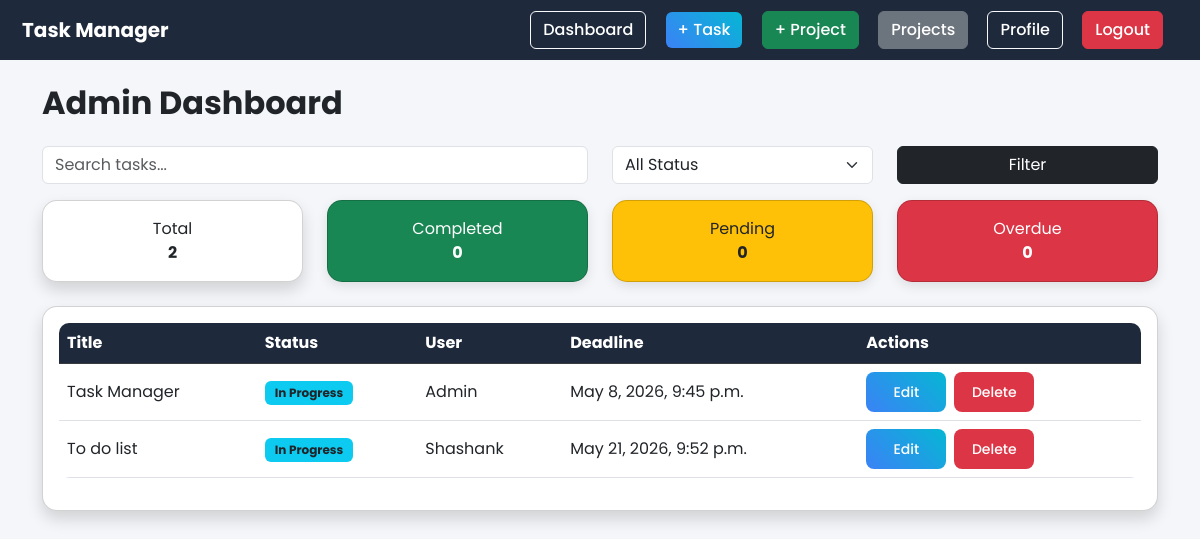
The page /admin-dashboard/ (signed in) on the database as committed earlier.
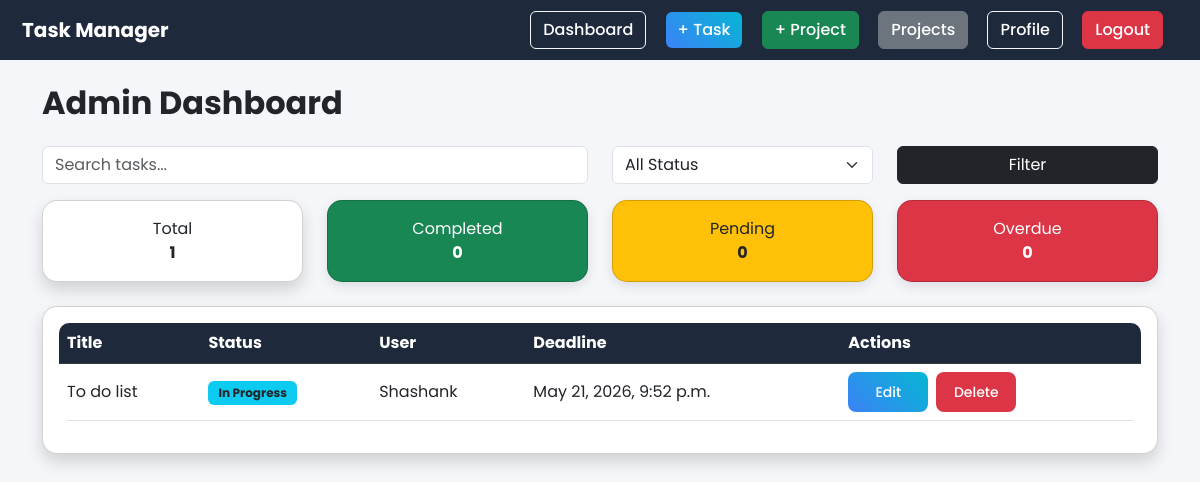
The same page on the database as committed later.
### core/models.py (models this page shows)
class Task(models.Model):
    STATUS_CHOICES = (
        ('pending', 'Pending'),
        ('in_progress', 'In Progress'),
        ('completed', 'Completed'),
    )
    title = models.CharField(max_length=200)
    description = models.TextField()
    project = models.ForeignKey(Project, on_delete=models.CASCADE)
    assigned_to = models.ForeignKey(User, on_delete=models.CASCADE)
    status = models.CharField(max_length=20, choices=STATUS_CHOICES, default='pending')
    deadline = models.DateTimeField()
    created_at = models.DateTimeField(auto_now_add=True)

class User(AbstractUser):
    ROLE_CHOICES = (
        ('admin', 'Admin'),
        ('member', 'Member'),
    )
    role = models.CharField(max_length=10, choices=ROLE_CHOICES, default='member')
    bio = models.TextField(blank=True, null=True)
    profile_pic = models.ImageField(upload_to='profiles/', blank=True, null=True)

### core/views.py (the view)
# urls.py: path('admin-dashboard/', views.admin_dashboard, name='admin_dashboard'),
@login_required
def admin_dashboard(request):
    tasks = Task.objects.all()
    query = request.GET.get('q')
    status = request.GET.get('status')
    if query:
        tasks = tasks.filter(title__icontains=query)
    if status:
        tasks = tasks.filter(status=status)
    total = tasks.count()
    completed = tasks.filter(status='completed').count()
    pending = tasks.filter(status='pending').count()
    overdue = tasks.filter(deadline__lt=now()).count()
    return render(request, 'admin_dashboard.html', {
        'tasks': tasks,
        'total': total,
        'completed': completed,
        'pending': pending,
        'overdue': overdue,
        'now': now()
    })

### core/templates/admin_dashboard.html (shortened to what this page needs)
{% load static %}
<!DOCTYPE html>
<html lang="en">
<head>
    <link href="https://cdn.jsdelivr.net/npm/bootstrap@5.3.0/dist/css/bootstrap.min.css" rel="stylesheet">
    <link rel="stylesheet" href="{% static 'css/style.css' %}">
</head>
<body style="font-family: 'Poppins', sans-serif; background:#f4f6f9;">
<nav class="navbar navbar-dark" style="background:#1e293b;">
    <div class="container-fluid">
        <span class="navbar-brand fw-bold">Task Manager</span>
        <div>
            <a href="/admin-dashboard/" class="btn btn-outline-light">Dashboard</a>
            <a href="/create-task/" class="btn btn-primary">+ Task</a>
            <a href="/create-project/" class="btn btn-success">+ Project</a>
            <a href="/projects/" class="btn btn-secondary">Projects</a>
            <a href="/profile/" class="btn btn-outline-light">Profile</a>
            <a href="/logout/" class="btn btn-danger">Logout</a>
        </div>
    </div>
</nav>
<div class="container mt-4">
    <h2 class="fw-bold mb-4">Admin Dashboard</h2>
    <form method="GET" class="row mb-3">
        <div class="col-md-6">
            <input type="text" name="q" class="form-control" placeholder="Search tasks..." value="{{ request.GET.q }}">
        </div>
        <div class="col-md-3">
            <select name="status" class="form-select">
                <option value="">All Status</option>
            </select>
        </div>
        <div class="col-md-3">
            <button class="btn btn-dark w-100">Filter</button>
        </div>
    </form>
    <div class="row text-center mb-4">
        <div class="col"><div class="card p-3 shadow">Total<br><b>{{ total }}</b></div></div>
        <div class="col"><div class="card p-3 bg-success text-white">Completed<br><b>{{ completed }}</b></div></div>
        <div class="col"><div class="card p-3 bg-warning">Pending<br><b>{{ pending }}</b></div></div>
        <div class="col"><div class="card p-3 bg-danger text-white">Overdue<br><b>{{ overdue }}</b></div></div>
    </div>
    <div class="card p-3 shadow">
        <table class="table table-hover align-middle">
            <thead class="table-dark">
                <tr>
                    <th>Title</th>
                    <th>Status</th>
                    <th>User</th>
                    <th>Deadline</th>
                    <th>Actions</th>
                </tr>
            </thead>
            <tbody>
                {% for task in tasks %}
                <tr>
                    <td>{{ task.title }}</td>
                    <td>
                        {% if task.status == 'completed' %}
                            <span class="badge bg-success">Completed</span>
                        {% elif task.status == 'in_progress' %}
                            <span class="badge bg-info text-dark">In Progress</span>
                        {% else %}
                            <span class="badge bg-warning text-dark">Pending</span>
                        {% endif %}
                    </td>
                    <td>{{ task.assigned_to }}</td>
                    <td {% if task.deadline < now %} class="text-danger fw-bold" {% endif %}>
                        {{ task.deadline }}
                    </td>
                    <td>
                    <div class="d-flex align-items-center gap-2">
                        <a href="/update-task/{{ task.id }}/"
                        class="btn btn-primary btn-sm action-btn">
                            Edit
                        </a>
                        <form method="POST" action="/delete-task/{{ task.id }}/" class="m-0 p-0">
                            <button type="submit"
                                    class="btn btn-danger btn-sm action-btn border-0"
                                    onclick="return confirm('Delete this task?')">
                                Delete
                            </button>
                        </form>
                    </div>
                </td>
                {% endfor %}
            </tbody>
        </table>
    </div>
</div>
</body>
</html>

### core/static/css/style.css (style rules this page uses)
body { background: #f4f6f9; font-family: 'Segoe UI', sans-serif; }
.navbar { background: #1e293b; padding: 10px; }
.navbar a { color: white; margin-right: 15px; text-decoration: none; font-weight: 500; }
.card { border-radius: 15px; box-shadow: 0 4px 12px rgba(0,0,0,0.1); transition: 0.3s; }
.btn-primary { background: linear-gradient(45deg, #3b82f6, #06b6d4); border: none; }
.table { background: white; border-radius: 10px; overflow: hidden; }
.table th { background: #1e293b; color: white; }
.badge { padding: 6px 10px; font-size: 12px; }
form { background: white; padding: 20px; border-radius: 15px; box-shadow: 0 4px 12px rgba(0,0,0,0.1); }
.action-btn { height: 40px; min-width: 80px; border-radius: 8px; display: flex; align-items: center; justify-content: center; font-weight: 500; }
form { margin: 0; padding: 0; background: none; box-shadow: none; }

Rows that differ between the two databases and show on the page:
removed Task: title "Task Manager", status "In Progress", assigned_to "Admin", deadline "May 8, 2026, 9:45 p.m."
Other text that changed with them:
{{ total }}: "2" → "1"
